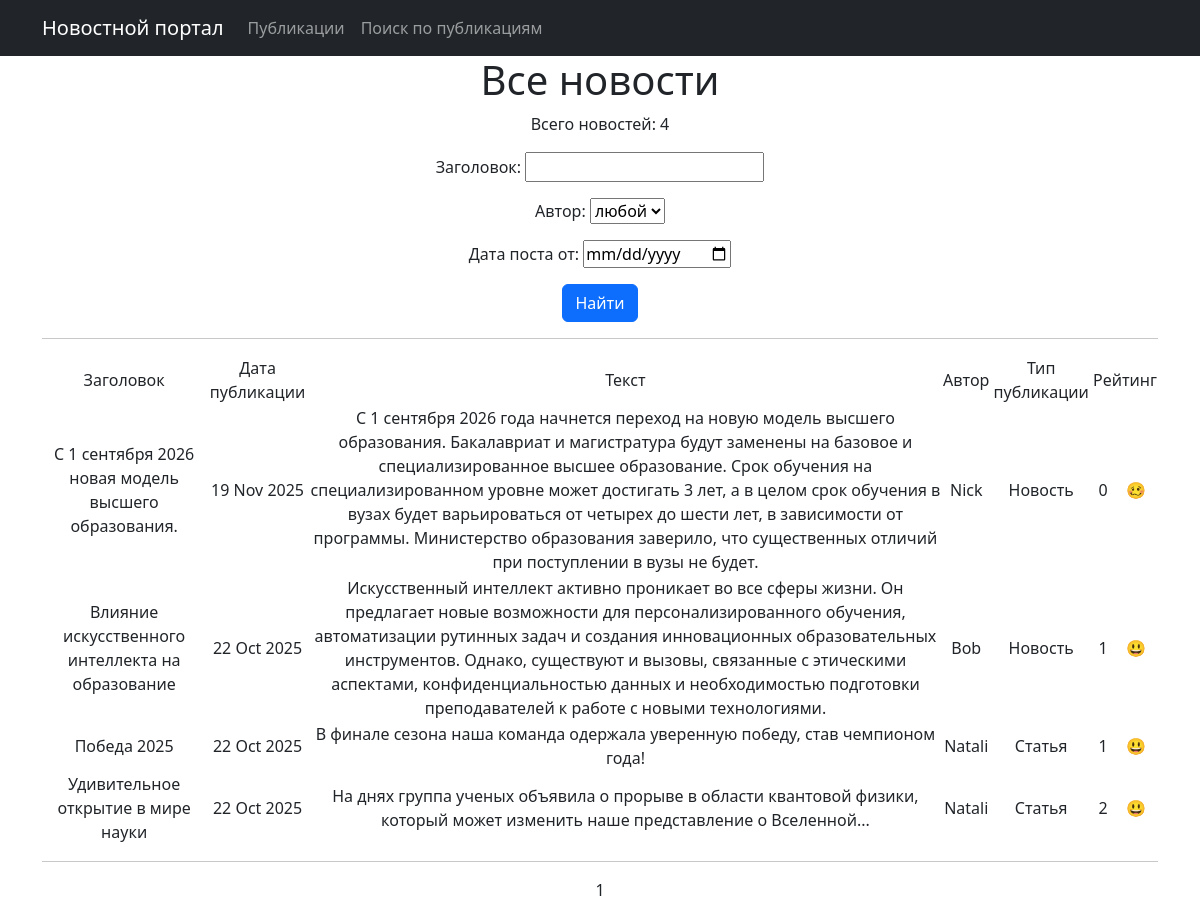
Page /news/search/ on the earlier database version.
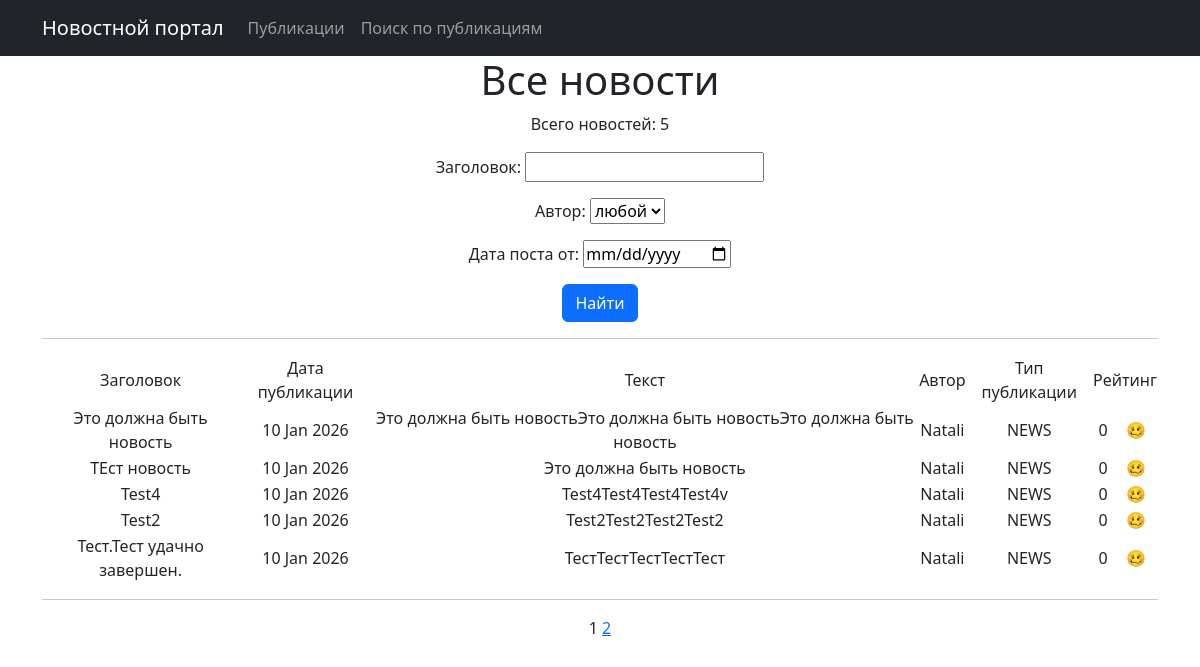
Same page on the later database version.
### news/models.py (models this page shows, shortened)
class Post(models.Model): # Модель Пост. Эта модель должна содержать в себе статьи и новости, которые создают пользователи.
    author = models.ForeignKey(Author, on_delete=models.CASCADE, verbose_name="Автор") #	связь «один ко многим» с моделью Author
    article_or_news = models.CharField(choices=AUTHOR_CHOICES, default=ARTICLE, verbose_name="Тип записи") # статья или новость. По умолчанию новость
    time_in = models.DateTimeField(auto_now_add=True, verbose_name="Дата создания")   # автоматически добавляемая дата и время создания
    title = models.CharField(max_length = 100, verbose_name="Заголовок")    # 	заголовок статьи/новости;
    text = models.TextField(verbose_name="Текст")           #	текст статьи/новости
    rating = models.IntegerField(default= 0, verbose_name="Рейтинг записи")  #	рейтинг статьи/новости.
    categorys = models.ManyToManyField(Category, through='PostCategory', verbose_name="Категории")
    class Meta:
        verbose_name = "Статья"
        verbose_name_plural = "Новости и Статьи"

class Author(models.Model):
    user = models.OneToOneField(User, on_delete=models.CASCADE, verbose_name="Пользователь")
    rating = models.FloatField(default=0.0, verbose_name="Рейтинг автора")
    class Meta:
        verbose_name = "Автор"
        verbose_name_plural = "Список авторов"
    def __str__(self):
        return self.user.username

### news/views.py (the view)
# urls.py: path('search/', SearchPostList.as_view(template_name= 'search.html'), name= 'search_post_list'),
class SearchPostList(ListView):
    model = Post
    post_type = None
    ordering = '-time_in'
    template_name = 'search.html'
    context_object_name = 'news'
    paginate_by = 5  # вот так мы можем указать количество записей на странице
    def get_queryset(self):
        queryset = super().get_queryset()
        self.filterset = PostFilter(self.request.GET, queryset)
        return self.filterset.qs
    def get_context_data(self, **kwargs):
        context = super().get_context_data(**kwargs)
        context['time_now'] = datetime.utcnow()
        context['next_posts'] = "Самые свежие новости в мире спорта смотрите на нашем сайте"
        context['filterset'] = self.filterset
        return context

### news/templatetags/custom_filters.py (called while the page is built)
@register.filter()
def emoji(value):
    if value ==0:
        return '🥴'
    elif value > 0:
        return '😃'
    else:
        return '😢'

### templates/search.html (shortened to what this page needs)
{% extends 'flatpages/default.html' %}
{% load custom_filters %}
{% load custom_tags %}
{% block content %}
    <h1>Все новости</h1>
    <p> Всего новостей: {{ news|length }}</p>
    <form action="" method="get">
        {{ filterset.form.as_p }}
        <p><input type="submit" value="Найти" class="btn btn-primary btn=sm"></p>
    </form>
        <hr>
        <p> {% if news %}
        <table>
            <tr>
                <td>Заголовок</td>
                <td>Дата публикации</td>
                <td>Текст</td>
                <td>Автор</td>
                <td>Тип публикации</td>
                <td colspan="2">Рейтинг</td>
            </tr>
                {% for post in news %}
            <tr>
                <td>{{ post.title}}</td>
                <td>{{ post.time_in|date:'d M Y' }}</td>
                <td>{{ post.text|truncatechars:1000|find_a_bad_word}}</td>
                <td>{{ post.author.user.username}}</td>
                <td>{{ post.get_article_or_news_display}}</td>
                <td>{{ post.rating}}</td>
                <td>{{ post.rating|emoji}}</td>
            </tr>
                {% endfor %}
        </table>
    <hr>
            {% else %}
        <h2> Новостей нет! </h2>
        {% endif %}
    {{ page_obj.number }}
    {% if page_obj.has_next %}
        <a href="?page={{ page_obj.next_page_number }}">{{ page_obj.next_page_number }}</a>
    {% endif %}
{% endblock content %}

Differences in the rows shown:
no longer on this page (row unchanged): Post: title "С 1 сентября 2026 новая модель высшего образования.", time_in "19 Nov 2025", text|find_a_bad_word "С 1 сентября 2026 года начнется переход на новую модель высшего образования. Бакалавриат и магистратура будут заменены на базовое и специализированное высшее образование. Срок обучения на специализированном уровне может достигать 3 лет, а в целом срок обучения в вузах будет варьироваться от четырех до шести лет, в зависимости от программы. Министерство образования заверило, что существенных отличий при поступлении в вузы не будет.", author.user.username "Nick", article_or_news "Новость", rating "0", rating|emoji "🥴"
no longer on this page (row unchanged): Post: title "Влияние искусственного интеллекта на образование", time_in "22 Oct 2025", text|find_a_bad_word "Искусственный интеллект активно проникает во все сферы жизни. Он предлагает новые возможности для персонализированного обучения, автоматизации рутинных задач и создания инновационных образовательных инструментов. Однако, существуют и вызовы, связанные с этическими аспектами, конфиденциальностью данных и необходимостью подготовки преподавателей к работе с новыми технологиями.", author.user.username "Bob", article_or_news "Новость", rating "1", rating|emoji "😃"
no longer on this page (row unchanged): Post: title "Победа 2025", time_in "22 Oct 2025", text|find_a_bad_word "В финале сезона наша команда одержала уверенную победу, став чемпионом года!", author.user.username "Natali", article_or_news "Статья", rating "1", rating|emoji "😃"
no longer on this page (row unchanged): Post: title "Удивительное открытие в мире науки", time_in "22 Oct 2025", text|find_a_bad_word "На днях группа ученых объявила о прорыве в области квантовой физики, который может изменить наше представление о Вселенной...", author.user.username "Natali", article_or_news "Статья", rating "2", rating|emoji "😃"
added Post: title "Это должна быть новость", time_in "10 Jan 2026", text|find_a_bad_word "Это должна быть новостьЭто должна быть новостьЭто должна быть новость", author.user.username "Natali", article_or_news "NEWS", rating "0", rating|emoji "🥴"
added Post: title "TЕст новость", time_in "10 Jan 2026", text|find_a_bad_word "Это должна быть новость", author.user.username "Natali", article_or_news "NEWS", rating "0", rating|emoji "🥴"
added Post: title "Test4", time_in "10 Jan 2026", text|find_a_bad_word "Test4Test4Test4Test4v", author.user.username "Natali", article_or_news "NEWS", rating "0", rating|emoji "🥴"
added Post: title "Test2", time_in "10 Jan 2026", text|find_a_bad_word "Test2Test2Test2Test2", author.user.username "Natali", article_or_news "NEWS", rating "0", rating|emoji "🥴"
added Post: title "Tecт.Тест удачно завершен.", time_in "10 Jan 2026", text|find_a_bad_word "TecтTecтTecтTecтTecт", author.user.username "Natali", article_or_news "NEWS", rating "0", rating|emoji "🥴"
Other differences:
{{ news|length }}: "4" → "5"
{{ page_obj.next_page_number }}: (not shown) → "2"
